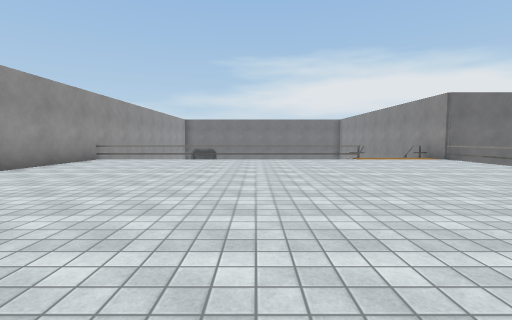
view 1 (above)

14 first-person views from a walk through a scene from a Unity 3-D project. The camera is 1.3 m above the floor, tilts 4° down and sees 85° across. Doors are open. The floor is counted in squares, 2 m on a side. Each view is taken from the middle of a square. On the plan, view 1 faces up. The plan holds only what a view shows up to about 9 squares ahead; the rest is blank. The place goes on beyond the plan. The player is left out. Some animated figures are left out. Some surface patterns are stand-ins.

view 2
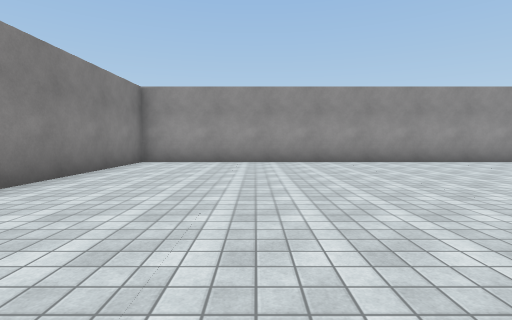

view 3
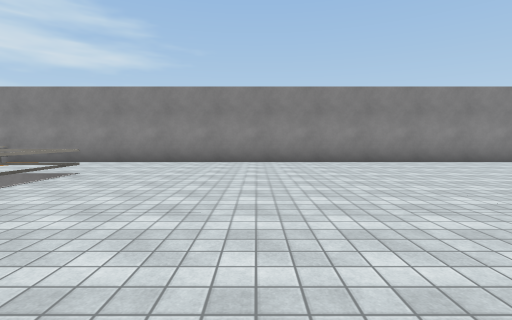

view 4
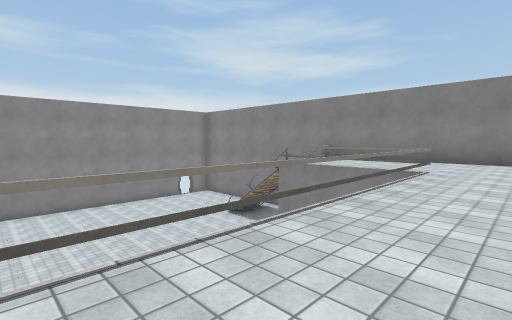

view 5
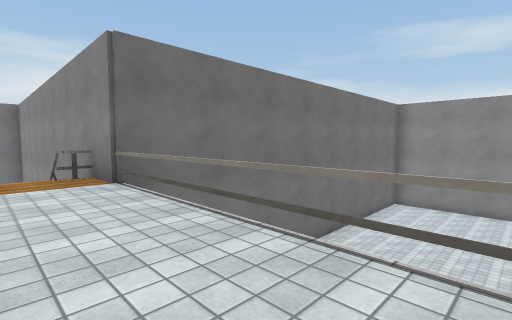

view 6
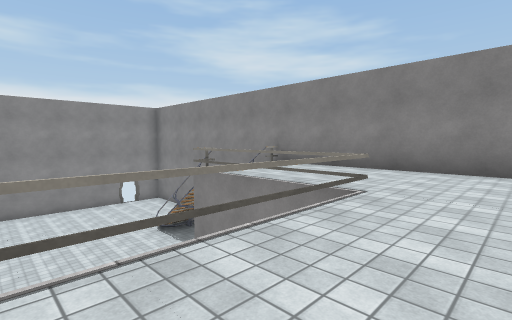

view 7
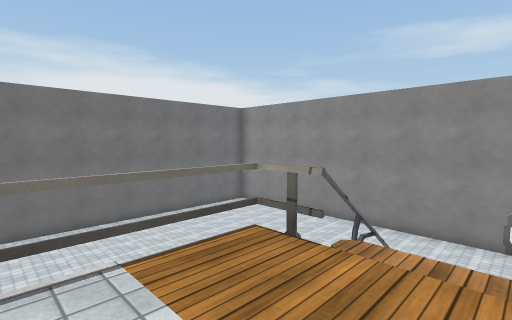

view 8
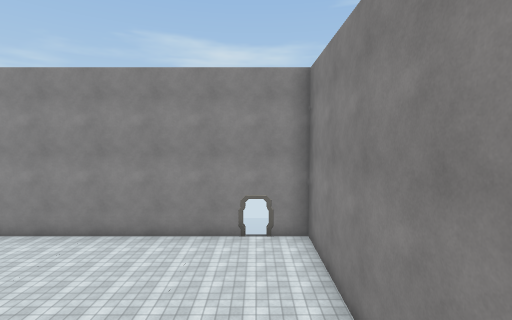

view 9
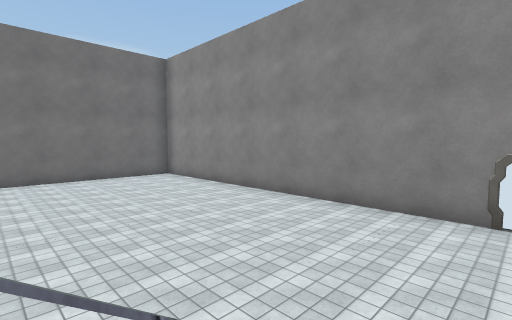

view 10
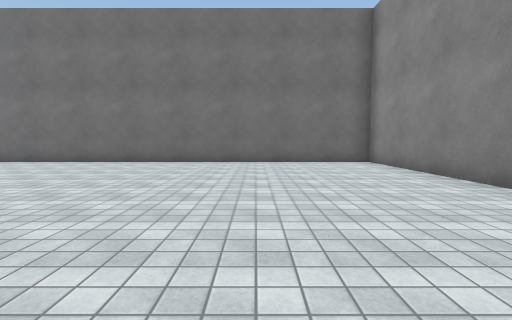

view 11
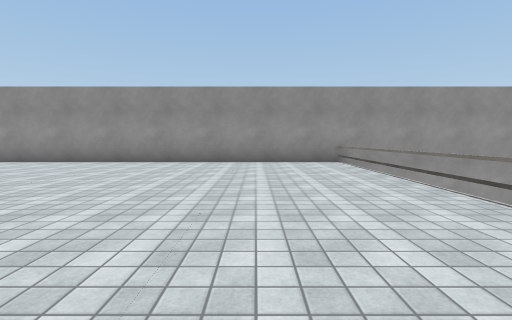

view 12
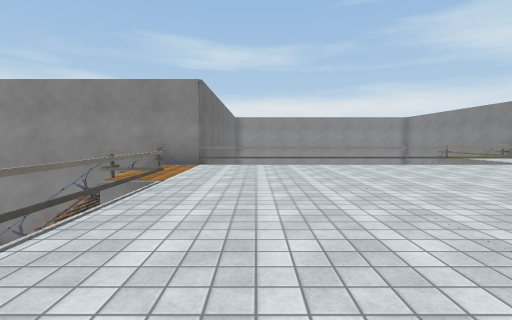

view 13
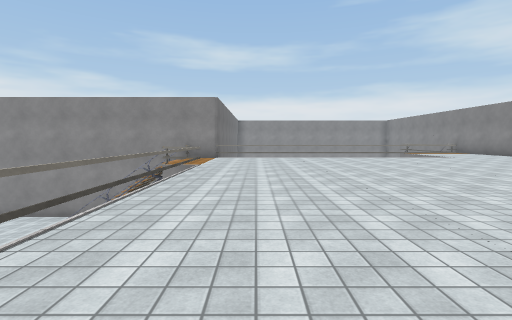

view 14
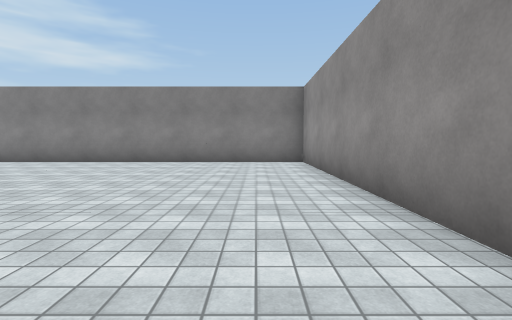

### Floor plan
Key: @ floor where view 1 was taken; # wall or solid block; . main floor; - floor 0.5 m lower than the main floor; _ floor 2 m lower than the main floor; < floor 4.5 m lower than the main floor; / step, stairs or slope; D open door; = window, fence, low wall or low ledge; v drop or lower ground; O other object.
Columns run from 6 left of view 1 to 19 right of it. Each row starts with its distance up from view 1.
 13  #        v v
 12  #        v_v
 11  #        v-v
 10  #OOOOvOOO...############
  9 #............<<<<<<<<<<<<#
  8 #............< <<<<<<<<<<#
  7 #............  <<<<<<<<<<#
  6  #...........O <<<<<<<<<<#
  5 #............    <<<<<<<<#
  4 #............<    <<<<<<<#
  3  #...........O    <<<<<<<#
  2 #............     <<<<<<<#
  1 #...........O< << <<<<<<<#
  0  #....@..........//=/<<<<#
 -1 #................/// <<<DD
 -2 #................###/<<<<#
 -3  ################   #####

Where each view was taken, in squares from view 1:
view 1: 0 up, 0 right, facing up
view 2: 1 up, 3 right, facing left
view 3: 6 up, 3 right, facing down
view 4: 7 up, 5 right, facing down-right
view 5: 5 up, 5 right, facing up-right
view 6: 4 up, 5 right, facing down-right
view 7: 1 down, 9 right, facing up-right
view 8: 1 down, 11 right, facing right
view 9: 1 down, 13 right, facing up-right
view 10: 1 up, 15 right, facing up
view 11: 7 up, 3 right, facing left
view 12: 8 up, 1 left, facing right
view 13: 8 up, 4 left, facing right
view 14: 6 up, 4 left, facing down
